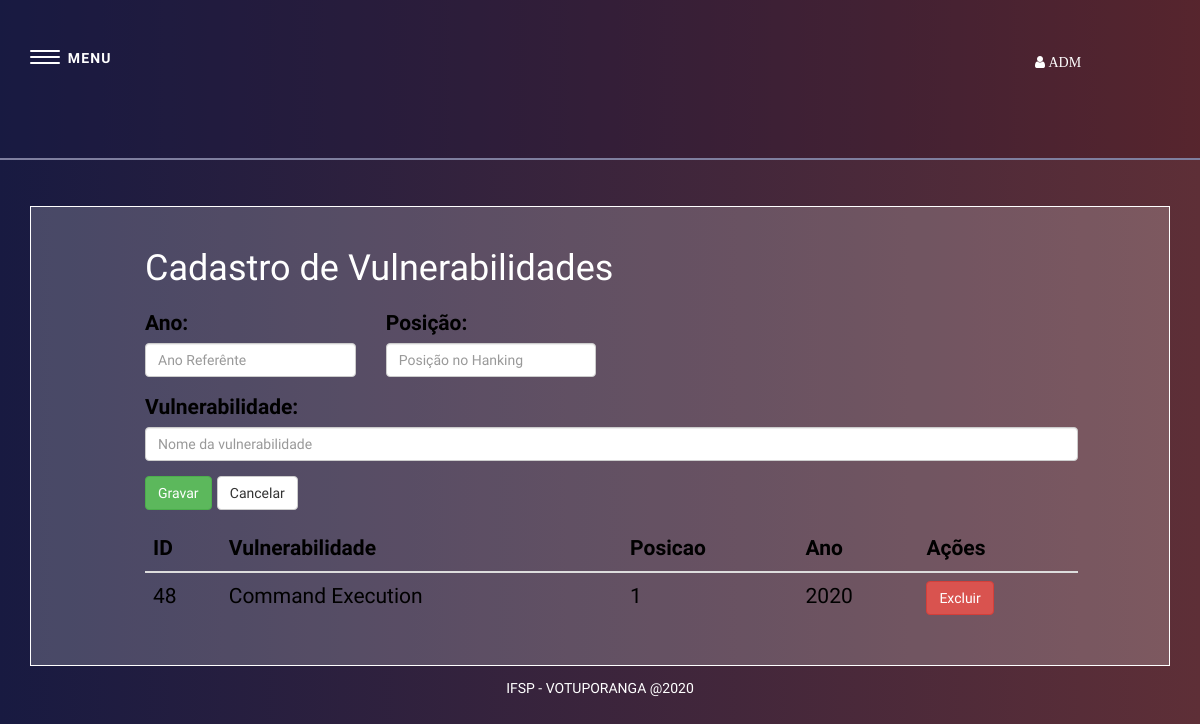
Page /Aplicação/VIEW/topicoVIEW.php (signed in) on the committed database.
### tables this page shows
CREATE TABLE `Cadastro_topico` (
  `id_topico` int NOT NULL,
  `ano` int NOT NULL,
  `posicao` int NOT NULL,
  `vulnerabilidade` varchar(30) NOT NULL
);

### Aplicação/DAO/topicoDAO.php (called while the page is built, shortened)
<?php
function consulta_topico($campos = '', $add = ''){
    $sql = "SELECT $campos FROM Cadastro_topico $add";
    $conexao = conexao();
    $stmt = $conexao->prepare($sql);
    $stmt->execute();
    return $stmt->fetchAll(PDO::FETCH_ASSOC);
}

### Aplicação/VIEW/topicoVIEW.php (the view, shortened to what this page needs)
<?php
include_once 'menu.php';
include_once '../DAO/topicoDAO.php';
?>
<head>
    <link href="css/cadastros.css" rel="stylesheet" type="text/css"/>
</head>
<div class="container">
    <form action="../CTR/topicoCTR.php" method="POST">
        <div class="caixa caixa2">
            <h1>Cadastro de Vulnerabilidades</h1>
            <div class="row formularios">
                <div class="form-group col-md-3">
                    <label > Ano: </label>
                    <input type="text" name="ano" class="form-control"
                           placeholder="Ano Referênte"
                           pattern="[0-9]{4}" title="Insira 4 caracteres" required/>
                </div>
                <div class="form-group col-md-3">
                    <label > Posição: </label>
                    <input type="text" name="posicao" class="form-control"
                           placeholder="Posição no Hanking"
                           pattern="[0-9]{1,2}" title="De 1 a 2 caracteres" required/>
                </div>
            </div>
            <div class="row">
                <div class="form-group col-md-12">
                    <label > Vulnerabilidade: </label>
                    <input type="text" name="vulnerabilidade" class="form-control"
                           placeholder="Nome da vulnerabilidade"
                           pattern="^(?=.*[A-Z])|(?=.*[a-z])[a-zA-Z]{5,30}$"
                           title="Até 30 caracteres" required/>
                </div>
            </div>
            <div class="row botoes">
                <div class="form-group col-md-12">
                    <input type="submit" name="gravar" value="Gravar" class="btn btn-success">
                    <input type="reset" name="cancelar" value="Cancelar" class="btn btn-default">
                </div>
            </div>
    </form>
    <?php
    $campos = 'id_topico as "ID", vulnerabilidade as "Vulnerabilidade", posicao as "Posicao", ano as "Ano"';
    $resultado = consulta_topico($campos);
    if (count($resultado) > 0) :
        $linha = $resultado[0];
        ?>
        <table class="table table-hover">
            <thead class=" thead-dark ">
                <tr>
                    <?php
                    foreach ($linha as $coluna => $valor) {
                        echo '<th scope = "col">' . $coluna . '</th>';
                    }
                    ?>
                    <th scope="col"> Ações </th>
                </tr>
            </thead>
            <tbody>
                <?php
                foreach ($resultado as $linha) {
                    echo "<tr>";
                    echo "<td>" . $linha['ID'] . "</td>";
                    echo "<td>" . $linha['Vulnerabilidade'] . "</td>";
                    echo "<td>" . $linha['Posicao'] . "</td>";
                    echo "<td>" . $linha['Ano'] . "</td>";
                    echo "<td>"
                    . "<a class='btn btn-danger' href =../CTR/topicoCTR.php?excluir=" . $linha['ID'] . "> Excluir </a> </td>";
                    echo "</tr>";
                }
                endif;
                ?>
            </tbody>
        </table>
    </div>
<div class="rodape">
    <center><p>IFSP - VOTUPORANGA @2020</p></center>
</div>
</body>
</html>

### Aplicação/VIEW/css/style.css (style rules this page uses)
html { box-sizing: border-box; }
*, *:before, *:after { box-sizing: inherit; }
html, body { height: 100%; }
html, body, div, object, iframe, h1, h2, h3, h4, h5, h6, p, blockquote, ol, ul, li, form, legend, label, table, header, footer, nav, section, figure { margin: 0; padding: 0; }
body { font-family: 'Roboto', sans-serif; font-size: 100%; line-height: 1.5; }
.container { width: 90%; margin-left: auto; margin-right: auto; max-width: 1200px; }
.container:after { content: ""; display: table; clear: both; }

### Aplicação/VIEW/css/cadastros.css (style rules this page uses)
body { font-family: 'Roboto Condensed'; }
.caixa { padding-left: 10%; padding-right: 8%; padding-top: 2%; padding-bottom: 2%; margin-top: 4%; border: #fff solid 1px; font: couier, monospace; font-size: 21px; text-align: justify; text-indent: 50px; color: black; background-color:rgba(255,255,255,.2); }
.caixa2 { text-indent: 0px; }
h1 { color: #fff; }
.rodape { padding-top: 1%; padding-bottom: 1%; font-size:14px; color: #fff; }
.formularios { margin-top:2%; }

### Aplicação/VIEW/menu.php (style rules this page uses)
body { background-image: linear-gradient(to left, rgba(94,47,55,1), rgba(24,26,65,1)); }

### rows in the picture
cadastro_topico: id_topico "48", vulnerabilidade "Command Execution", posicao "1", ano "2020"

### other values in the picture
$coluna "ID"
$coluna "Vulnerabilidade"
$coluna "Posicao"
$coluna "Ano"
